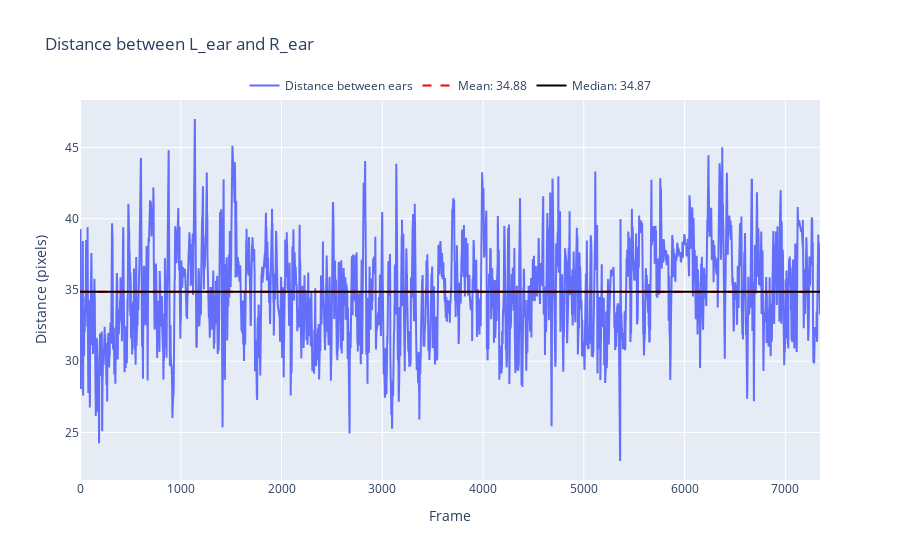

Notebook cell for this chart:
### Markdown cell above
---
#### 5. (Optional) If we want to scale our data from pixels to cm, we can use a measured distance between two bodyparts (e.g. the distance between both ears).

### Code cell
# plot scale
scale = storm.find_scale_factor(df_smooth, measured_dist, measured_points, print_results=True)

### Figure 1 — Plotly figure (JSON) as saved in the notebook; plotly's stock layout.template omitted (floating-point values rounded to 4 significant figures; data arrays with more than 128 entries replaced by an {"elided": "..."} marker saying what was removed)
{"data": [{"mode": "lines", "name": "Distance between ears", "type": "scatter", "y": {"elided": "7345 float values"}}, {"line": {"color": "red", "dash": "dash"}, "mode": "lines", "name": "Mean: 34.88", "type": "scatter", "y": {"elided": "7345 float values"}}, {"line": {"color": "black"}, "mode": "lines", "name": "Median: 34.87", "type": "scatter", "y": {"elided": "7345 float values"}}], "layout": {"legend": {"orientation": "h", "x": 0.5, "xanchor": "center", "y": 1, "yanchor": "bottom"}, "title": {"text": "Distance between L_ear and R_ear"}, "xaxis": {"title": {"text": "Frame"}}, "yaxis": {"title": {"text": "Distance (pixels)"}}}}
